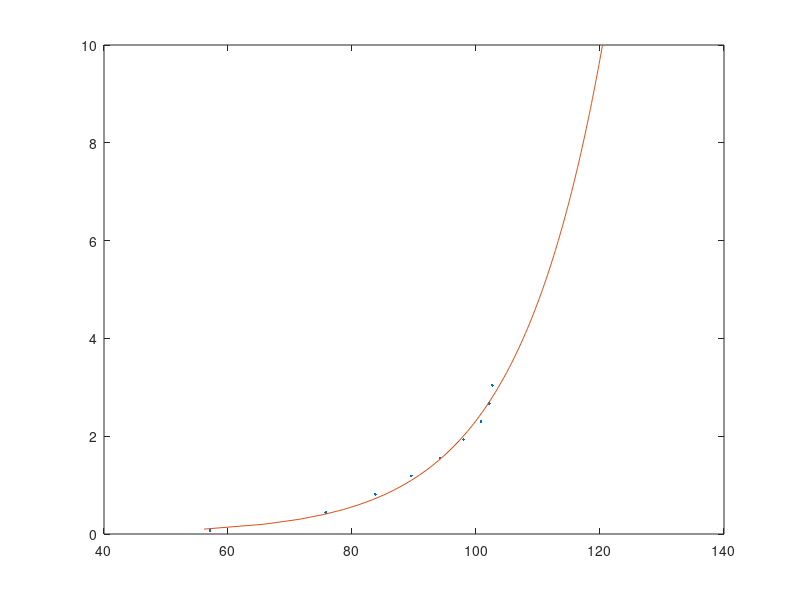

MATLAB code for this plot: (Note: this script raises an error after producing the figure.)
%Week 6 attempt:
%Carson Williams

y_data = [0.073, 0.44, 0.81, 1.19, 1.56, 1.93, 2.3, 2.67, 3.04];
u_data = [57.12, 75.78, 83.77, 89.58, 94.16, 97.99, 100.81, 102.13, 102.62];

%Setting variables n what not
u_star = [0:0.1:10];
k = 0.4;     %m/s
v = 0.01;    %cm^2/s

%data plot
figure('name', 'Smooth Log');
plot(u_data, y_data, '.');
hold on

%Smooth log
smooth_log = @(C, y_data) ((C./k).*(log((y_data.*C)./v)));
u1 = nlinfit(y_data',u_data',smooth_log, 3);
plot(smooth_log(u1,u_star), u_star);

%%
%Rough log
rough_log = @(D, y_data) D(1)*(1/k)*log((y_data/D(2))+8.5*D(1));
u2 = nlinfit(y_data',u_data',rough_log, [3,0.01]);
plot(rough_log(u2,u_star), u_star);

%Plot stuff
title('Curve fit for smooth and rough logs for fluid flow');
xlabel('flow velocity (cm/s)');
ylabel('height (cm)');
legend('data', 'smooth log', 'rough log', "Location","northwest");
xlim([50,110]);
ylim([0,3.5]);

%Display output
smooth_u = sprintf('%6.4f cm/s is the smooth log shear velocity \n', u1);
rough_u = sprintf('%6.4f cm/s is the rough log shear velocity \n', u2(1));
rough_ks = sprintf('%6.4f cm is the roughness heigh \n', u2(2));
disp(smooth_u)
disp(rough_u)
disp(rough_ks)